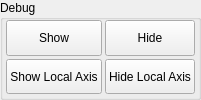
         <widget class="QGroupBox" name="groupBox_7">
          <property name="title">
           <string>Debug</string>
          </property>
          <layout class="QGridLayout" name="gridLayout_4">
           <property name="leftMargin">
            <number>3</number>
           </property>
           <property name="topMargin">
            <number>0</number>
           </property>
           <property name="rightMargin">
            <number>3</number>
           </property>
           <property name="bottomMargin">
            <number>3</number>
           </property>
           <property name="spacing">
            <number>3</number>
           </property>
           <item row="1" column="1">
            <widget class="QPushButton" name="uiShowLocalAxisBTN">
             <property name="sizePolicy">
              <sizepolicy hsizetype="Expanding" vsizetype="Preferred">
               <horstretch>0</horstretch>
               <verstretch>0</verstretch>
              </sizepolicy>
             </property>
             <property name="minimumSize">
              <size>
               <width>0</width>
               <height>30</height>
              </size>
             </property>
             <property name="maximumSize">
              <size>
               <width>8000</width>
               <height>8000</height>
              </size>
             </property>
             <property name="baseSize">
              <size>
               <width>0</width>
               <height>0</height>
              </size>
             </property>
             <property name="toolTip">
              <string>Show Local Axis</string>
             </property>
             <property name="text">
              <string>Show Local Axis</string>
             </property>
             <property name="bgColor" stdset="0">
              <string>blue</string>
             </property>
            </widget>
           </item>
           <item row="1" column="2">
            <widget class="QPushButton" name="uiHideLocalAxisBTN">
             <property name="sizePolicy">
              <sizepolicy hsizetype="Expanding" vsizetype="Preferred">
               <horstretch>0</horstretch>
               <verstretch>0</verstretch>
              </sizepolicy>
             </property>
             <property name="minimumSize">
              <size>
               <width>0</width>
               <height>30</height>
              </size>
             </property>
             <property name="maximumSize">
              <size>
               <width>8000</width>
               <height>8000</height>
              </size>
             </property>
             <property name="baseSize">
              <size>
               <width>0</width>
               <height>0</height>
              </size>
             </property>
             <property name="toolTip">
              <string>Hide Local Axis</string>
             </property>
             <property name="text">
              <string>Hide Local Axis</string>
             </property>
             <property name="bgColor" stdset="0">
              <string>red</string>
             </property>
            </widget>
           </item>
           <item row="0" column="2">
            <widget class="QPushButton" name="uiHideBTN">
             <property name="sizePolicy">
              <sizepolicy hsizetype="Expanding" vsizetype="Preferred">
               <horstretch>0</horstretch>
               <verstretch>0</verstretch>
              </sizepolicy>
             </property>
             <property name="minimumSize">
              <size>
               <width>0</width>
               <height>30</height>
              </size>
             </property>
             <property name="maximumSize">
              <size>
               <width>8000</width>
               <height>8000</height>
              </size>
             </property>
             <property name="baseSize">
              <size>
               <width>0</width>
               <height>0</height>
              </size>
             </property>
             <property name="toolTip">
              <string>Show Local Axis</string>
             </property>
             <property name="text">
              <string>Hide</string>
             </property>
             <property name="bgColor" stdset="0">
              <string>lightRed</string>
             </property>
            </widget>
           </item>
           <item row="0" column="1">
            <widget class="QPushButton" name="uiShowBTN">
             <property name="sizePolicy">
              <sizepolicy hsizetype="Expanding" vsizetype="Preferred">
               <horstretch>0</horstretch>
               <verstretch>0</verstretch>
              </sizepolicy>
             </property>
             <property name="minimumSize">
              <size>
               <width>0</width>
               <height>30</height>
              </size>
             </property>
             <property name="maximumSize">
              <size>
               <width>8000</width>
               <height>8000</height>
              </size>
             </property>
             <property name="baseSize">
              <size>
               <width>0</width>
               <height>0</height>
              </size>
             </property>
             <property name="toolTip">
              <string>Show Local Axis</string>
             </property>
             <property name="text">
              <string>Show</string>
             </property>
             <property name="bgColor" stdset="0">
              <string>lightBlue</string>
             </property>
            </widget>
           </item>
          </layout>
         </widget>
